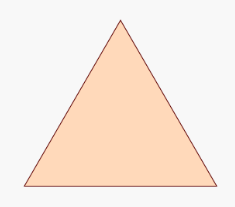
#> input picture Sample.png, 235 x 207 px
$ python -i ShapesRecognition.py   (imports and definitions only)
#> lines starting #> are read from the running program, lines starting #| are printed output that depends on the picture; after the words box and inside, x2 and y2 are one past the last pixel; in counts of white or black regions, pixels touching at a corner belong together
import cv2


def is_circle(gray):
    gray = cv2.medianBlur(gray, 15)
    rows = gray.shape[0]
    circles = cv2.HoughCircles(gray, cv2.HOUGH_GRADIENT, 1, rows / 8,
                               param1=100, param2=30,
                               minRadius=1, maxRadius=500)
    if circles is not None:
        return True
    else:
        return False


def shapes_recognition(image_path):
#> called with image_path = '../Sample.png'
    img = cv2.imread(image_path)
#> img is the input picture: shape (207, 235, 3); mean B, G, R 225.7, 235.8, 248.9
    if img is None:
        print('Error opening image!')
        return -1
    # converting image into grayscale image
    gray = cv2.cvtColor(img, cv2.COLOR_BGR2GRAY)
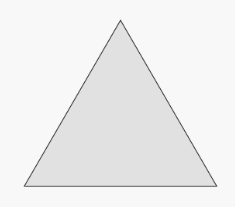
#> gray: shape (207, 235); min 43, max 248, mean 238.6

    # setting threshold of gray image
    _, threshold = cv2.threshold(gray, 200, 255, cv2.THRESH_BINARY)
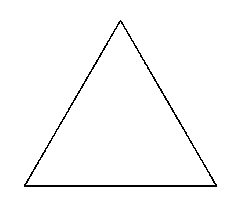
#> threshold: shape (207, 235); 98% white; black in thin lines or dots, all inside (x1, y1, x2, y2) = (24, 20, 217, 187)

    # using a findContours() function
    contours, _ = cv2.findContours(
        threshold, cv2.RETR_TREE, cv2.CHAIN_APPROX_SIMPLE)
#> contours = 3 contours; box (x1, y1, x2, y2) and area: (0, 0, 235, 207) 48204, (23, 19, 218, 188) 16654, (26, 22, 215, 185) 15162
    i = 0
    result = ''
    # list for storing names of shapes
    for contour in contours:

        # here we are ignoring first counter because
        # findcontour function detects whole image as shape
        if i == 0:
            i = 1
            continue

        # cv2.approxPloyDP() function to approximate the shape
        approx = cv2.approxPolyDP(
            contour, 0.01 * cv2.arcLength(contour, True), True)

        lenApprox = len(approx)

        if lenApprox == 3:
            return 'Triangle'

        elif lenApprox == 4:
            (x, y, w, h) = cv2.boundingRect(approx)
            ar = w / float(h)
            # a square will have an aspect ratio that is approximately
            # equal to one, otherwise, the shape is a rectangle
            shape = "Square" if 0.95 <= ar <= 1.05 else "Quadrilateral"
            return shape

        elif lenApprox == 5:
            return 'Pentagon'

        elif lenApprox == 6:
            return 'Hexagon'

        elif is_circle(gray):
            return 'Circle'
#> this loop made 2 passes
#> (contour, i) on pass 1: ([[0, 0], [0, 206], [234, 206], [234, 0]], 1)
#> (approx, lenApprox) on pass 2: ([[120, 19], [216, 187], [23, 186]], 3)
#> after the loop, i = 1

>>> result = shapes_recognition('../Sample.png')
